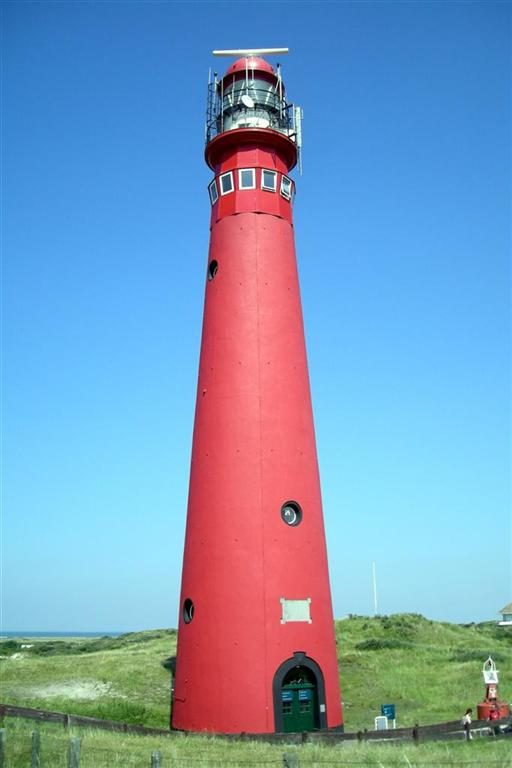
#> input picture HW06/pictures/lighthouse.jpg, 512 x 768 px, found by its file name
$ python hw06.py
#> lines starting #> are read from the running program, lines starting #| are printed output that depends on the picture
import numpy as np
import cv2, sys
import matplotlib.pyplot as plt

path = '../Users/rmahfuz/Desktop/661/HW06/'
#==============================================================================================================
# [21 lines left out: functions remove_sky_from_lighthouse, process_baby, not called in this run]
#==============================================================================================================
def otsu(img):
    '''accepts a grayscale image. returns k'''
    assert len(img.shape) == 2
    L = np.max(img)
    N = img.shape[0]*img.shape[1]
    n = np.array(list(map(lambda i: len(img[img==i]), range(L))))
    p = n/N
    def omega(k):
        return np.sum(p[:int(k)])
    def mu(k):
        result = 0
        for i in range(int(k)):
            result += (i* p[i])
        return result
    mu_T = mu(L)
    def mu0(k):
        return mu(k)/omega(k)
    def mu1(k):
        return (mu_T - mu(k))/(1 - omega(k))
    def sigma_b_sq(k):
        return omega(k) * (1 - omega(k)) * np.square(mu1(k) - mu0(k))
    #Find all k's for which 0 < omega(k) < 1
    #k_range = list(range(L))[1:]
    k_range = np.array([])
    for k in range(L):
        if omega(k) > 0 and omega(k) < 1:
            k_range = np.append(k_range, k)
    #Within that range of k, find the k for which sigma_b_sq is maximum
    k_star = k_range[0]
    max_sigma = sigma_b_sq(k_star)
    for k in k_range:
        if sigma_b_sq(k) > max_sigma:
            max_sigma = sigma_b_sq(k)
            k_star = k
    #print('k_star = ', k_star)
    return k_star
#==============================================================================================================
def segment(name, iteration = 0, img = None):
    '''segments by color. accepts name: a string. optionally accepts an image: img'''
    if img is None:
        img = cv2.imread(path + 'pictures/' + name +'.jpg')
    def segment_given_k(actual_image, k, order = 0):
        image = actual_image
        for i in range(image.shape[0]):
            for j in range(image.shape[1]):
                if order == 0:
                    cmp = image[i,j] >= k
                else:
                    cmp = image[i,j] < k
                if cmp == True:
                    image[i,j] = 0
        return image
    k_blue = otsu(img[:,:,0]) #blue
    k_green = otsu(img[:,:,1]) #green
    k_red = otsu(img[:,:,2]) #red
    print('k_blue = {}, k_green = {}, k_red = {}'.format(k_blue, k_green, k_red))
    segmented_blue = segment_given_k(img[:,:,0].copy(), k_blue)
    segmented_green = segment_given_k(img[:,:,1].copy(), k_green)
    segmented_red = segment_given_k(img[:,:,2].copy(), k_red)
    new_img = img.copy()
    for i in range(img.shape[0]):
        for j in range(img.shape[1]):
            if not(segmented_blue[i][j] != 0 and segmented_green[i][j] != 0 and segmented_red[i][j] != 0):
            #if segmented_blue[i][j] == 0 and segmented_green[i][j] == 0 and segmented_red[i][j] == 0:
                new_img[i][j] = 0

    cv2.imwrite(path + 'pictures/' + name + '/segmented_iter' + str(iteration) + '.jpg', new_img)
    #cv2.imwrite(path + 'pictures/' + name + '/exp2.jpg', new_img)

    return new_img
#==============================================================================================================
# [44 lines left out: function segment_by_texture, not called in this run]
#==============================================================================================================
def contour(name, img):
    if len(img.shape) == 3:
        img = cv2.cvtColor(img, cv2.COLOR_BGR2GRAY)
    mask = np.zeros((img.shape[0], img.shape[1]))
    for i in range(1, img.shape[0] - 1):
        for j in range(1, img.shape[1] - 1):
            if img[i][j] != 0:
                #if any of the 8 neighbors is 0:
                if img[i-1,j-1] == 0 or img[i-1,j] == 0 or img[i-1,j+1] == 0 or img[i,j+1] == 0\
                or img[i+1,j+1] == 0 or img[i+1,j] == 0 or img[i+1,j-1] == 0 or img[i,j-1] == 0:
                    mask[i][j] = 255
    cv2.imwrite(path + 'pictures/' + name, mask)
    return mask
#==============================================================================================================
# [23 lines left out: function apply_k, not called in this run]
#==============================================================================================================
def main():
    #-----Lighthouse------------------------------------------------------------------------------------------------------

    img = segment('lighthouse')
#> in segment, img is the input picture: shape (768, 512, 3); mean B, G, R 187.3, 155.5, 121.9
#> in otsu, `L = np.max(img)`: L = 255
#> in otsu, `n = np.array(list(map(lambda i: len(img[img==i]), range(L))))`: n = 255 values, max 22437 at index 254, min 77 at index 14, mean 1395.3
#> in otsu, `p = n/N`: p = 255 values, max 0.0571 at index 254, min 0.000196 at index 14, mean 0.00355
#> the loop in mu, `for i in range(int(k)):` made 255 passes
#> result on passes 1 to 3: 0, 0.000361, 0.00125
#> after the loop in mu, `for i in range(int(k)):`: result = 163
#> the loop in otsu, `for k in range(L):` made 255 passes
#> k_range on passes 2 to 13: [1], [1, 2], [1, 2, 3], [1, 2, 3, 4], [1, 2, 3, 4, 5], [1, 2, 3, 4, 5, 6], [1, 2, 3, 4, 5, 6, 7], [1, 2, 3, 4, 5, 6, 7, 8], [1, 2, 3, 4, 5, 6, 7, 8, 9], [1, 2, 3, 4, 5, 6, 7, 8, 9, 10], [1, 2, 3, 4, 5, 6, 7, 8, 9, 10, 11], [1, 2, 3, 4, 5, 6, 7, 8, 9, 10, 11, 12]
#> after the loop in otsu, `for k in range(L):`: k_range = 254 values from 1 to 254
#> in otsu, `k_star = k_range[0]`: k_star = 1
#> the loop in mu (call 2), `for i in range(int(k)):` made 1 pass
#> in otsu, `max_sigma = sigma_b_sq(k_star)`: max_sigma = 51.99
#> the loop in otsu, `for k in k_range:` made 254 passes
#> max_sigma on passes 2 to 13: 61.51, 73.11, 84.11, 99.06, 109.1, 117.2, 124.4, 132.6, 140, 145.8, 152.7, 159.6
#> after the loop in otsu, `for k in k_range:`: k_star = 144; max_sigma = 2477.8
#> in segment, `k_blue = otsu(img[:,:,0])`: k_blue = 144
#> the loop in otsu (call 2), `for k in range(L):` made 255 passes
#> the loop in otsu (call 2), `for k in k_range:` made 254 passes
#> max_sigma on passes 2 to 13: 72.52, 86.96, 100.4, 110.7, 119.9, 128.6, 134.6, 141.9, 147.2, 152.4, 157.9, 162.7
#| k_blue = 144.0, k_green = 154.0, k_red = 137.0
#> call 2 of segment_given_k, with k = 154, order = 0
#> in segment_given_k (call 2), `image = actual_image`:
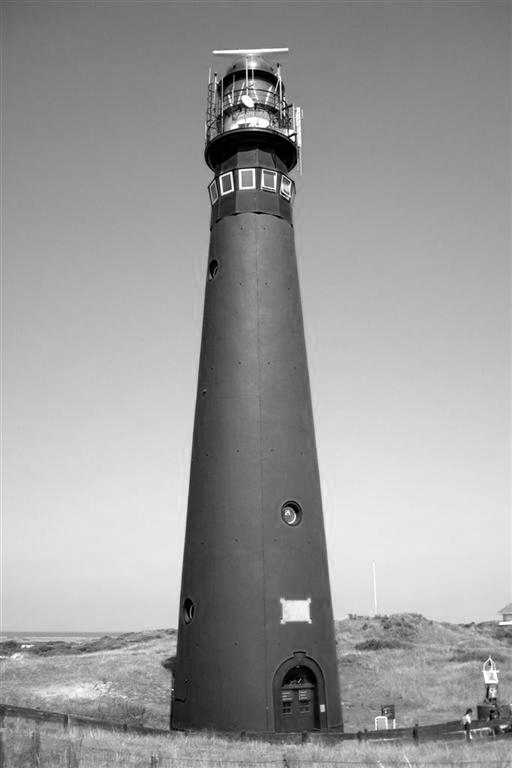
#> image: shape (768, 512); min 0, max 255, mean 155.5
#> after the loop in segment_given_k (call 2), `for i in range(image.shape[0]):`:
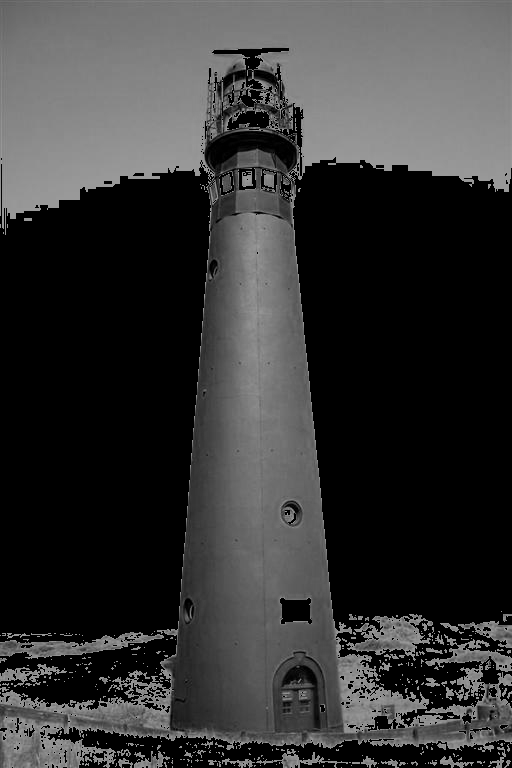
#> image: shape (768, 512); min 0, max 153, mean 53.4
#> call 3 of segment_given_k, with k = 137, order = 0
#> in segment_given_k (call 3), `image = actual_image`:
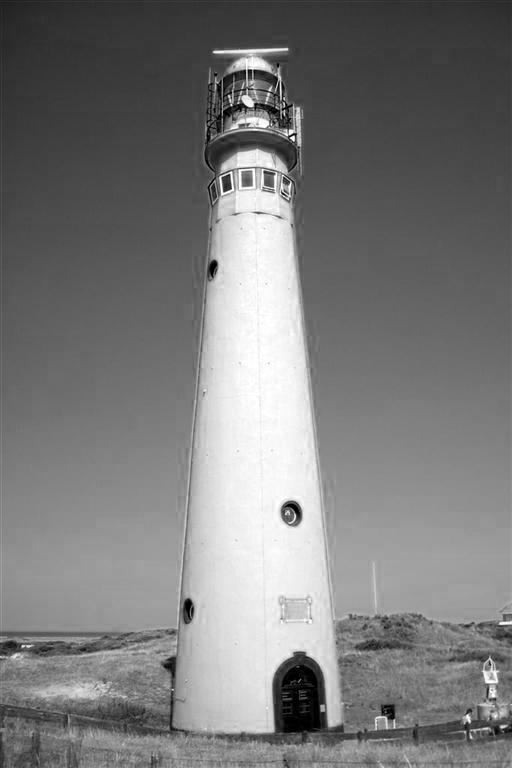
#> image: shape (768, 512); min 0, max 255, mean 121.9
#> after the loop in segment_given_k (call 3), `for i in range(image.shape[0]):`:
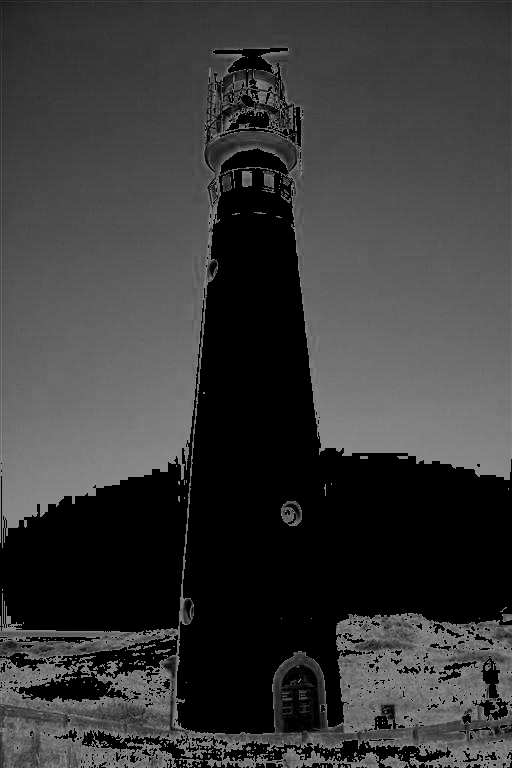
#> image: shape (768, 512); min 0, max 136, mean 58.1
#> after the loop in segment, `for i in range(img.shape[0]):`:
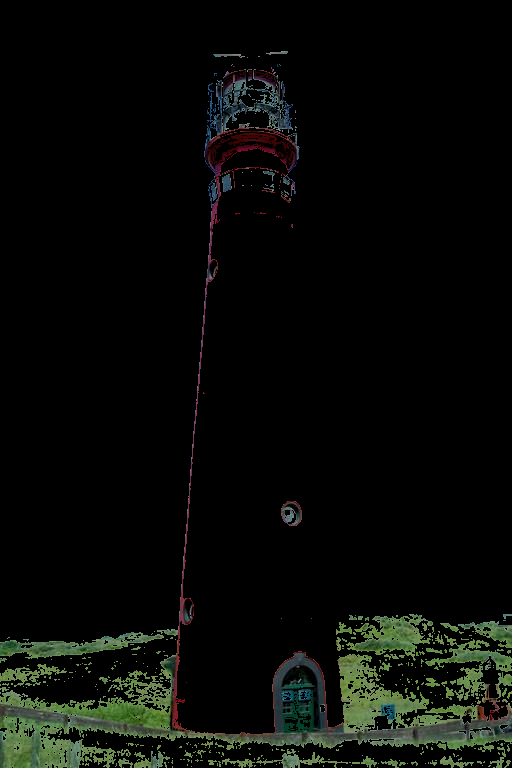
#> new_img: shape (768, 512, 3); mean B, G, R 7.2, 10.3, 8.5
    contour('lighthouse/contour_rgb.jpg', img)
#> in contour, `img = cv2.cvtColor(img, cv2.COLOR_BGR2GRAY)`:
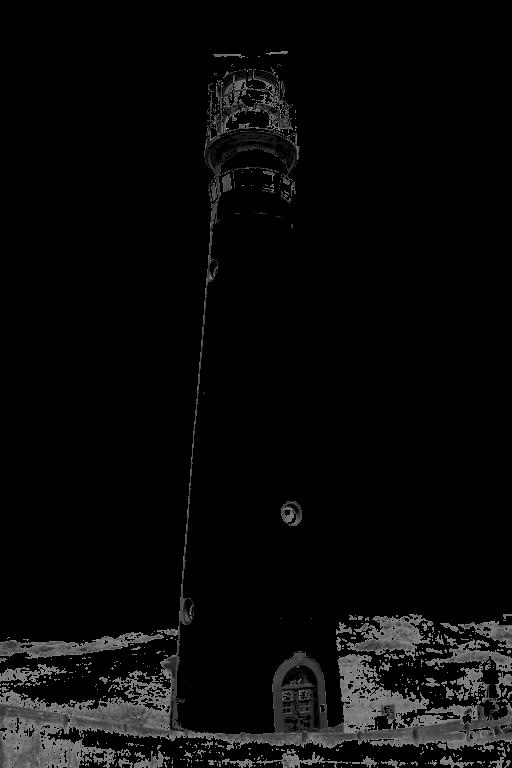
#> img: shape (768, 512); min 0, max 146, mean 9.4
#> after the loop in contour, `for i in range(1, img.shape[0] - 1):`:
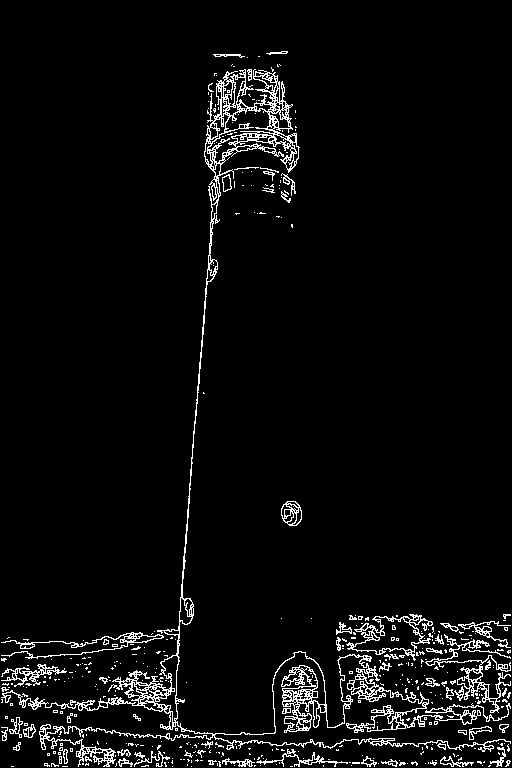
#> mask: shape (768, 512) float64; 4.5% white in thin lines or dots
#> (the run stopped early here; a loop or call above may not have finished)

$ run again, with HW06/pictures/lighthouse/txt_segmented_color_iter0.jpg copied over HW06/pictures/lighthouse.jpg
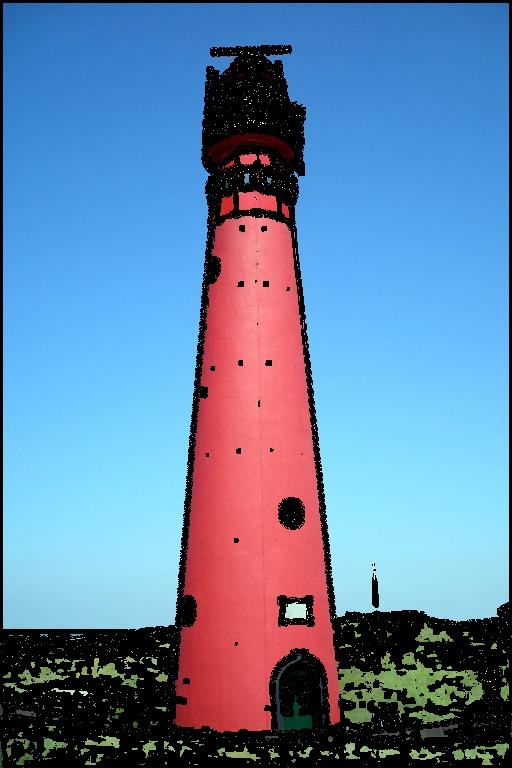
#> input picture HW06/pictures/lighthouse/txt_segmented_color_iter0.jpg, 512 x 768 px, found by its file name
#> in segment, img is the input picture: shape (768, 512, 3); mean B, G, R 165.8, 130.1, 99.9
#> L = 255
#> n = 255 values, max 45195 at index 0, min 22 at index 163, mean 1411.1
#> p = 255 values, max 0.115 at index 0, min 5.59e-05 at index 163, mean 0.00359
#> the loop in mu, `for i in range(int(k)):` made 255 passes
#> result on passes 1 to 3: 0, 0.01, 0.0604
#> after the loop in mu, `for i in range(int(k)):`: result = 144.1
#> the loop in otsu, `for k in range(L):` made 255 passes
#> k_range on passes 2 to 9: [1], [1, 2], [1, 2, 3], [1, 2, 3, 4], [1, 2, 3, 4, 5], [1, 2, 3, 4, 5, 6], [1, 2, 3, 4, 5, 6, 7], [1, 2, 3, 4, 5, 6, 7, 8]
#> after the loop in otsu, `for k in range(L):`: k_range = 254 values from 1 to 254
#> in otsu, `k_star = k_range[0]`: k_star = 1
#> the loop in mu (call 2), `for i in range(int(k)):` made 1 pass
#> in otsu, `max_sigma = sigma_b_sq(k_star)`: max_sigma = 2697.4
#> the loop in otsu, `for k in k_range:` made 254 passes
#> max_sigma on passes 2 to 9: 2962.8, 3649.6, 3836.7, 4127.6, 4302, 4370.2, 4441.9, 4465.3
#> after the loop in otsu, `for k in k_range:`: k_star = 118; max_sigma = 5504.2
#> k_blue = 118
#> the loop in otsu (call 2), `for k in range(L):` made 255 passes
#> the loop in otsu (call 2), `for k in k_range:` made 254 passes
#> max_sigma on passes 2 to 9: 2370.7, 2914.3, 3243.9, 3452.5, 3627.7, 3739.1, 3826.2, 3883.7
#| k_blue = 118.0, k_green = 98.0, k_red = 111.0
#> after the loop in segment_given_k (call 3), `for i in range(image.shape[0]):`:
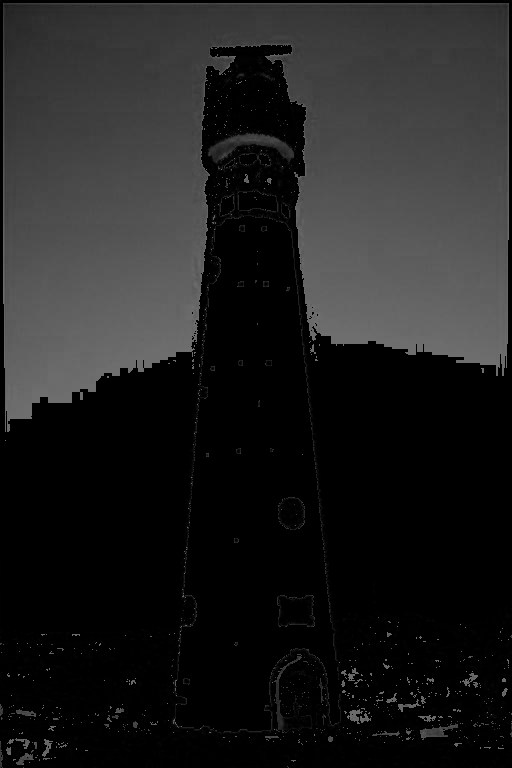
#> image: shape (768, 512); min 0, max 110, mean 31.3
#> img: shape (768, 512)
#> after the loop in contour, `for i in range(1, img.shape[0] - 1):`:
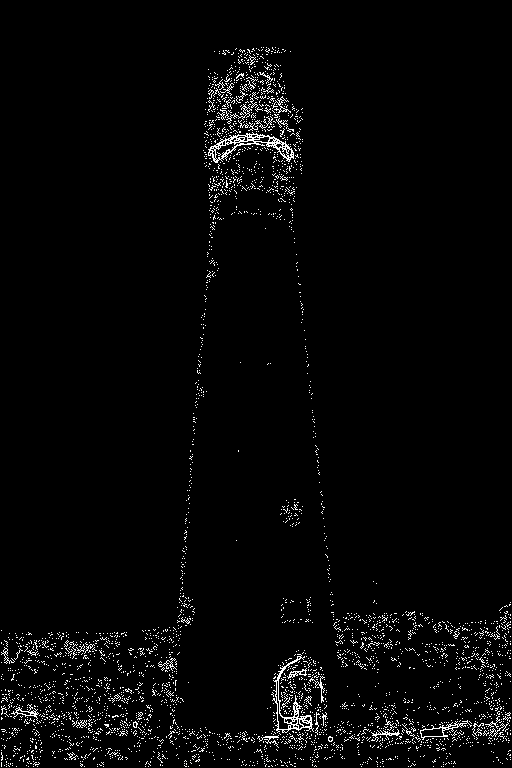
#> mask: shape (768, 512) float64; 2.6% white in thin lines or dots
